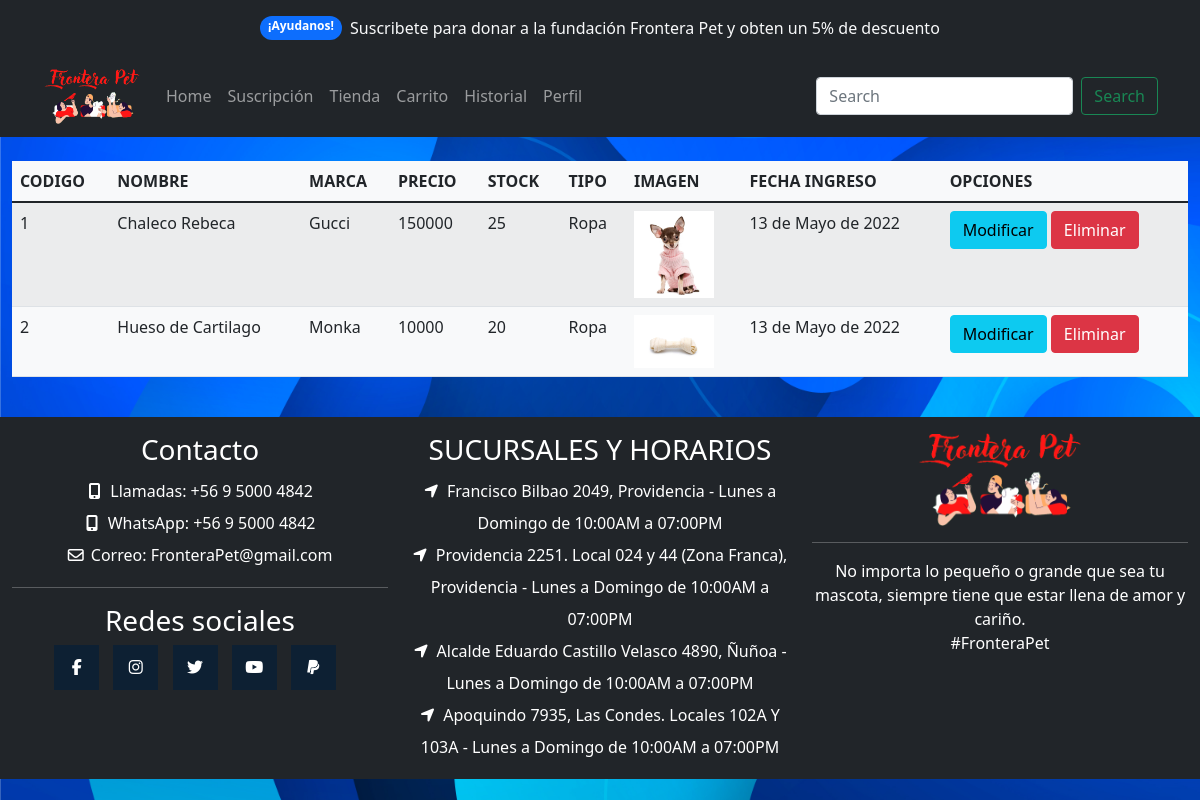
Screenshot of /listarProductos/ with the database file from the repository.
### app/models.py (models this page shows, shortened)
class Producto(models.Model):
    codigo = models.IntegerField(null=False,primary_key=True)
    nombre = models.CharField(max_length=60)
    marca = models.CharField(max_length=60)
    precio = models.IntegerField()
    stock = models.IntegerField()
    tipo = models.ForeignKey(TipoProducto, on_delete=models.CASCADE)
    imagen = models.ImageField(upload_to="productos", null=True)
    created_at = models.DateField(auto_now_add=True)
    update_at = models.DateField(auto_now=True)
    class Meta:
        db_table = 'db_Producto'

class TipoProducto(models.Model):
    tipo = models.CharField(max_length=60)
    def __str__(self):
        return self.tipo
    class Meta:
        db_table = 'db_tipo_Producto'

### app/views.py (the view)
# urls.py: path('listarProductos/', listarProductos, name='listarProductos'),
def listarProductos(request):
    productosAll = Producto.objects.all()
    datos = {
        'listaProductos' : productosAll
    }
    return render(request, 'app/productos/listarProductos.html', datos)

### app/templates/app/productos/listarProductos.html
{% extends 'app/base.html' %}
{% load static %}
{% block contenido %}
<section class="py-4  osahan-main-body">
    <div class="container-fluid">
        <div class="row">
            <div class="col-lg-12">
                <table class="table table-condensed table-striped bg-light">
                    <thead>
                        <tr>
                            <th>CODIGO</th>
                            <th>NOMBRE</th>
                            <th>MARCA</th>
                            <th>PRECIO</th>
                            <th>STOCK</th>
                            <th>TIPO</th>
                            <th>IMAGEN</th>
                            <th>FECHA INGRESO</th>
                            <th>OPCIONES</th>
                        </tr>
                    </thead>
                    <tbody>
                        {% for aux in listaProductos %}
                        <tr>
                            <td scope="row">{{ aux.codigo }}</td>
                            <td>{{ aux.nombre }}</td>
                            <td>{{ aux.marca }}</td>
                            <td>{{ aux.precio }}</td>
                            <td>{{ aux.stock }}</td>
                            <td>{{ aux.tipo }}</td>
                            {% if aux.imagen %}
                            <td><img src="{{ aux.imagen.url }}" alt="" width="80"></td>
                            {% endif %}
                            <td>{{ aux.created_at }}</td>
                            <td>
                                <a href="{% url 'modificarProducto' aux.codigo %}" class="btn btn-info">Modificar</a>
                                <a onclick="eliminar({{ aux.codigo }})" class="btn btn-danger">Eliminar</a>
                            </td>
                        </tr>
                        {% endfor %}
                    </tbody>
                </table>
            </div>
        </div>
    </div>
</section>
{% endblock %}

### app/static/app/css/style.css (style rules this page uses)
.bg-blue-ocean { background-attachment: fixed; background-image: url(../img/vectores/vector-blue-ocean.jpg); background-size: cover; }

### rows the page displays
Producto: codigo "1", nombre "Chaleco Rebeca", marca "Gucci", precio "150000", stock "25", tipo "Ropa", imagen (picture), created_at "13 de Mayo de 2022"
Producto: codigo "2", nombre "Hueso de Cartilago", marca "Monka", precio "10000", stock "20", tipo "Ropa", imagen (picture), created_at "13 de Mayo de 2022"
